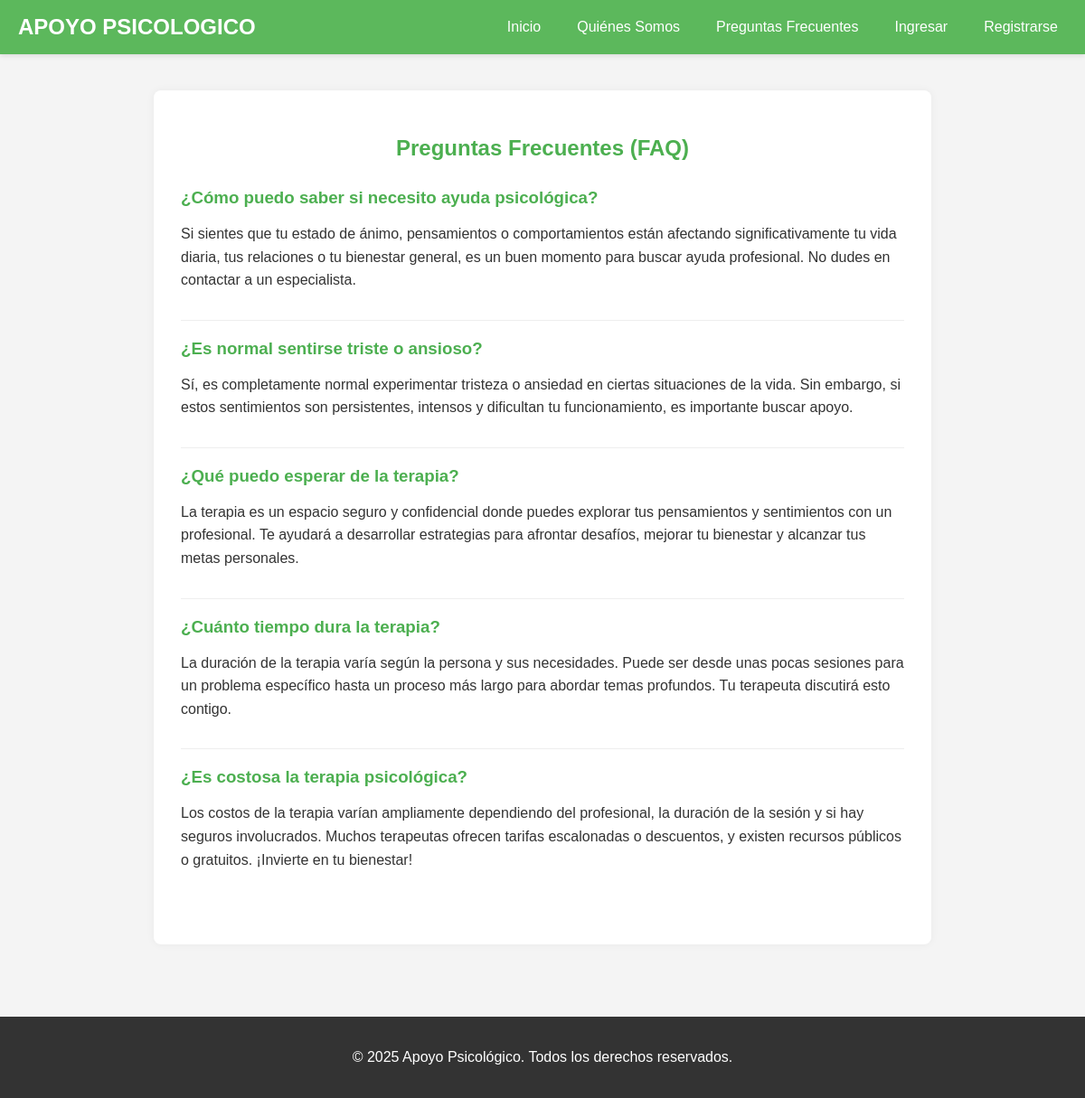
Screenshot of /apoyo_psicologico/preguntas_frecuentes.php with the database file from the repository.
### tables this page shows
CREATE TABLE `preguntas_frecuentes` (
  `id` int(11) NOT NULL,
  `pregunta` text NOT NULL,
  `respuesta` text NOT NULL
);

### apoyo_psicologico/preguntas_frecuentes.php (the view, shortened to what this page needs)
<?php include 'includes/header.php'; ?>
<?php include 'database.php';  ?>
<section class="content-section">
    <h2>Preguntas Frecuentes (FAQ)</h2>
    <div class="faq-list">
        <?php
        $sql = "SELECT pregunta, respuesta FROM preguntas_frecuentes";
        $result = $conn->query($sql);
        if ($result->num_rows > 0) {
            while ($row = $result->fetch_assoc()) {
                echo "<div class='faq-item'>";
                echo "<h3>" . htmlspecialchars($row['pregunta']) . "</h3>";
                echo "<p>" . htmlspecialchars($row['respuesta']) . "</p>";
                echo "</div>";
            }
        } else {
            echo "<p>No hay preguntas frecuentes en este momento.</p>";
        }
        ?>
    </div>
</section>
<?php include 'includes/footer.php'; ?>

### apoyo_psicologico/css/style.css (style rules this page uses)
body { font-family: Arial, sans-serif; margin: 0; padding: 0; background-color: #f4f4f4; color: #333; }
section { background-color: white; margin: 20px auto; padding: 30px; border-radius: 8px; box-shadow: 0 0 10px rgba(0,0,0,0.05); max-width: 800px; }
.cuestionario-section h2, .resultados-cuestionario h2, .auth-form h2, .content-section h2 { text-align: center; color: #4CAF50; margin-bottom: 30px; }
.faq-list .faq-item { margin-bottom: 20px; border-bottom: 1px solid #eee; padding-bottom: 15px; }
.faq-list .faq-item:last-child { border-bottom: none; }
.faq-list h3 { color: #4CAF50; margin-bottom: 10px; }
.faq-list p { line-height: 1.6; }

### rows the page displays
preguntas_frecuentes: pregunta "¿Cómo puedo saber si necesito ayuda psicológica?", respuesta "Si sientes que tu estado de ánimo, pensamientos o comportamientos están afectando significativamente tu vida diaria, tus relaciones o tu bienestar general, es un buen momento para buscar ayuda profesional. No dudes en contactar a un especialista."
preguntas_frecuentes: pregunta "¿Es normal sentirse triste o ansioso?", respuesta "Sí, es completamente normal experimentar tristeza o ansiedad en ciertas situaciones de la vida. Sin embargo, si estos sentimientos son persistentes, intensos y dificultan tu funcionamiento, es importante buscar apoyo."
preguntas_frecuentes: pregunta "¿Qué puedo esperar de la terapia?", respuesta "La terapia es un espacio seguro y confidencial donde puedes explorar tus pensamientos y sentimientos con un profesional. Te ayudará a desarrollar estrategias para afrontar desafíos, mejorar tu bienestar y alcanzar tus metas personales."
preguntas_frecuentes: pregunta "¿Cuánto tiempo dura la terapia?", respuesta "La duración de la terapia varía según la persona y sus necesidades. Puede ser desde unas pocas sesiones para un problema específico hasta un proceso más largo para abordar temas profundos. Tu terapeuta discutirá esto contigo."
preguntas_frecuentes: pregunta "¿Es costosa la terapia psicológica?", respuesta "Los costos de la terapia varían ampliamente dependiendo del profesional, la duración de la sesión y si hay seguros involucrados. Muchos terapeutas ofrecen tarifas escalonadas o descuentos, y existen recursos públicos o gratuitos. ¡Invierte en tu bienestar!"
